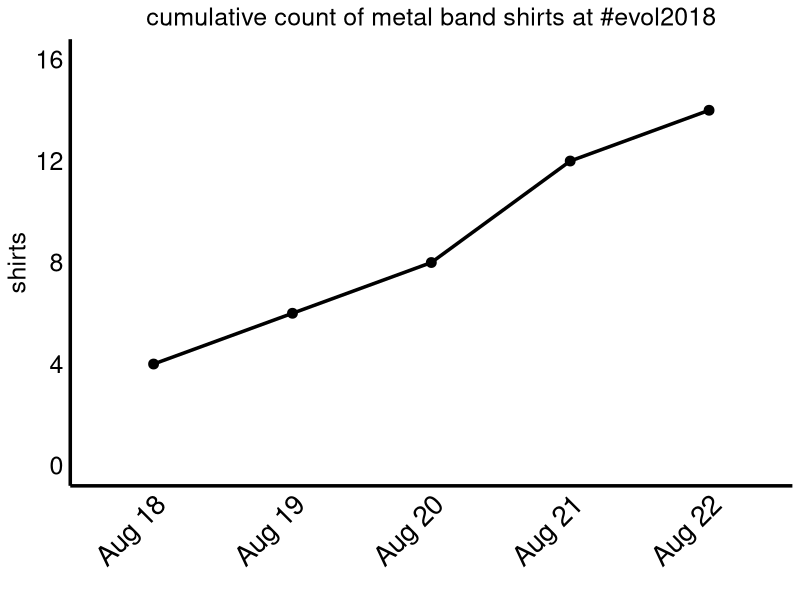
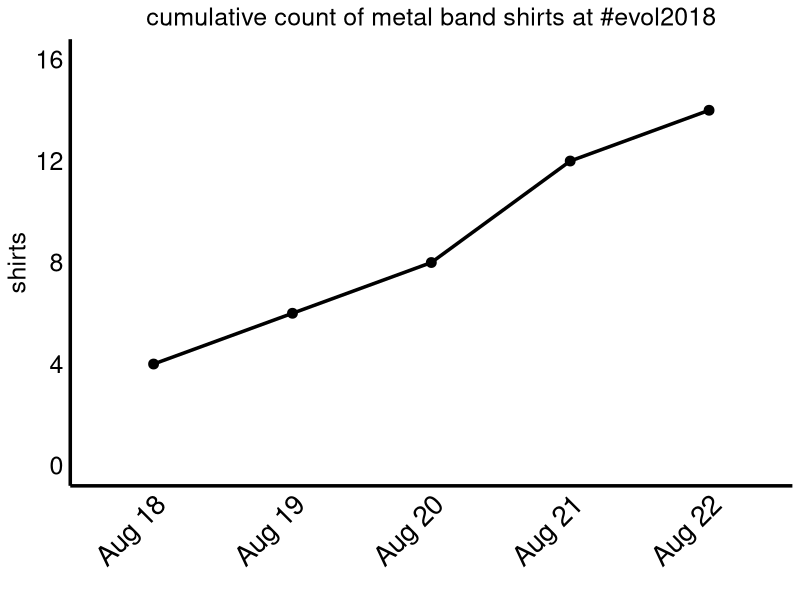

The R script that drew these images, in order:
# evol2018 metal shirts

library(dplyr)
library(ggplot2)
library(magrittr)

s <- data.frame(day = c(18:22), 
                shirts = c(4, 6, 8, 12, 14),
                daily = c(4, 2, 2, 4, 2))

s %<>% mutate(day = paste('Aug', day))
s

s_plot <- ggplot(s, aes(x = day, y = shirts)) +
  geom_point(size = 3) +
  geom_line(aes(group = 1), size = 1.2) +
  theme(plot.title = element_text(family = "Helvetica", hjust = 0.5, size = 18),
        axis.title.y = element_text(family = "Helvetica", size = 18),
        axis.text.x = element_text(family = "Helvetica", size = 20, color = 'black',
                                   hjust = 1, angle = 45),
        axis.text.y = element_text(family = "Helvetica", size = 18, color = 'black'),
        panel.grid.major = element_blank(), panel.grid.minor = element_blank(),
        axis.line = element_line(colour = 'black', linetype = 'solid', size = 1.2),
        plot.tag = element_text(family = "Helvetica", size = 18, color = 'black', face = 'bold'),
        panel.background = element_blank(),
        axis.ticks = element_blank()) +
  scale_y_continuous(breaks = seq(0, 16, 4)) +
  coord_cartesian(y = c(0, 16)) +
  xlab('') +
  ggtitle('cumulative count of metal band shirts at #evol2018')

s_plot

ggsave('evol2018shirts.png', plot = s_plot, path = 'Desktop',
       height = par('din')[1], width = par('din')[1])
